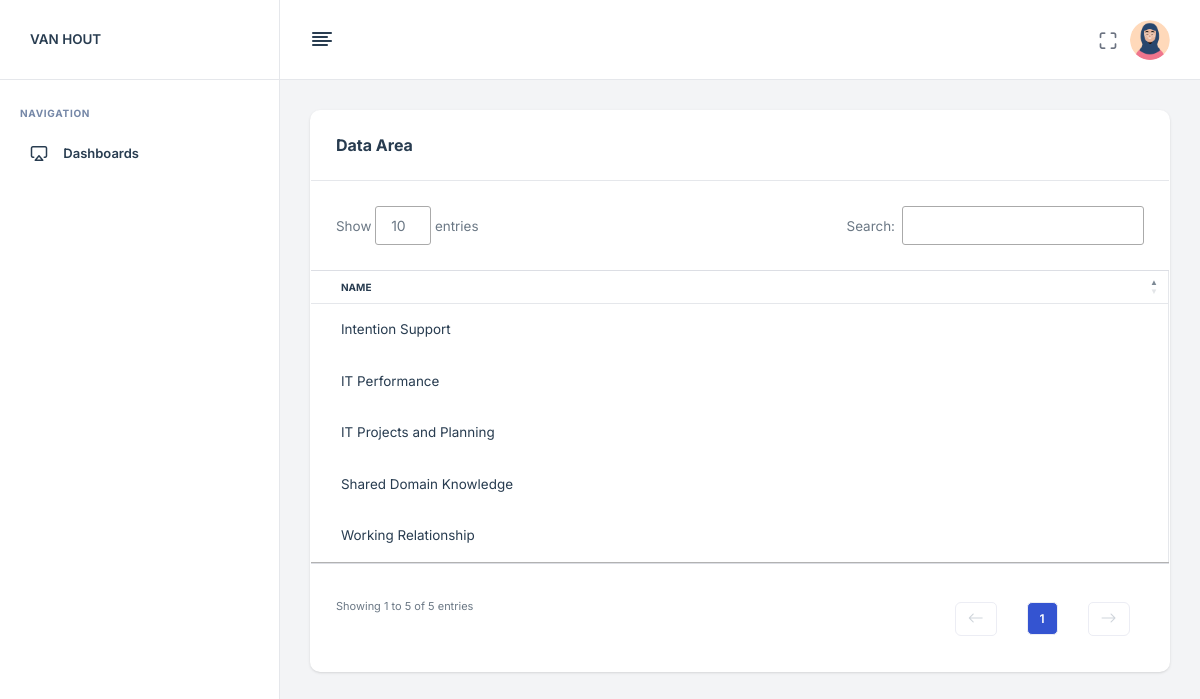
Page /views/area.php on the committed database.
### tables this page shows
CREATE TABLE `area` (
  `id_area` int(11) NOT NULL,
  `nama_area` varchar(255) NOT NULL
);

### views/area.php (the view, shortened to what this page needs)
<?php include '../config/database.php';
?>
<!DOCTYPE html>
<html lang="zxx">
<head>
    <?php include 'partials/scripts.php' ?>
    <link rel="stylesheet" type="text/css" href="https://cdn.datatables.net/1.11.5/css/jquery.dataTables.css">
    <link rel="stylesheet" type="text/css" href="https://cdn.datatables.net/1.11.5/css/dataTables.bootstrap4.min.css">
</head>
<body>
    <?php include 'partials/navigation_menu.php' ?>
    <?php include 'partials/header.php' ?>
    <main class="nxl-container">
        <div class="nxl-content">
            <div class="main-content">
                <div class="row">
                    <div class="col-lg-12">
                        <div class="card stretch stretch-full">
                            <div class="card-header d-flex justify-content-between align-items-center">
                                <h5 class="card-title">Data Area</h5>
                            </div>
                            <div class="card-body custom-card-action p-0">
                                <div class="table-responsive">
                                    <table id="areaTable" class="table table-hover table-bordered mb-0">
                                        <thead>
                                            <tr>
                                                <th>Name</th>
                                            </tr>
                                        </thead>
                                        <tbody>
                                            <?php
                                            $get_data = mysqli_query($conn, "select * from area");
                                            while($display = mysqli_fetch_array($get_data)) {
                                                $name = $display['nama_area'];
                                            ?>
                                            <tr>
                                                <td><?php echo $name; ?></td>
                                            </tr>
                                            <?php
                                                }
                                            ?>
                                        </tbody>
                                    </table>
                                </div>
                            </div>
                        </div>
                    </div>
                </div>
            </div>
        </div>
    </main>
</body>
</html>

### rows in the picture
area: nama_area "Intention Support"
area: nama_area "Working Relationship"
area: nama_area "Shared Domain Knowledge"
area: nama_area "IT Projects and Planning"
area: nama_area "IT Performance"
